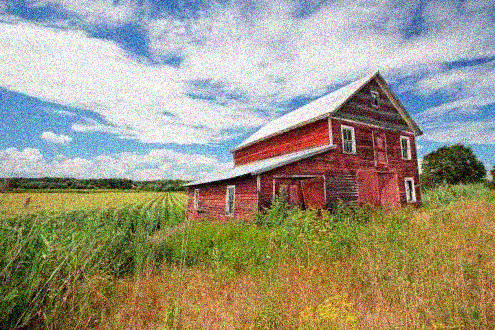
%> input picture convex_opt/hw02/images/noisy_input.png, 495 x 330 px
$ octave ex02.m   (GNU Octave 9; MATLAB toolbox functions it lacks are replaced by stand-ins)
%> lines starting %> are read from the running program, lines starting %| are printed output that depends on the picture
### convex_opt/hw02/div.m
function d = div(gradient)
    n = size(gradient,1);
    gradX = gradient(1:n/2);
    gradY = gradient(n/2+1:end);
    Dx = getDxOperator(n/2);
    Dy = getDyOperator(n/2);
    d = Dx*gradX + Dy*gradY;
end

### convex_opt/hw02/getDxOperator.m
function Dx = getDxOperator(n)
    e = ones(n, 1);
    Dx = spdiags([e -e], -1:0, n, n);
    Dx(:, end) = 0;
end

### convex_opt/hw02/getDyOperator.m
function Dy = getDyOperator(n)
    e = ones(n, 1);
    Dy = spdiags([-e e], 0:1, n, n);
    Dy(end, end) = 0;
end

### convex_opt/hw02/ex02.m
% u(k+1) = u(k) - step * ((u-f) - div(nablaU()

epsilon = 0.01;
lambda = 1;
stepSize = 0.6;
img = double(rgb2gray(imread('images/noisy_input.png')));
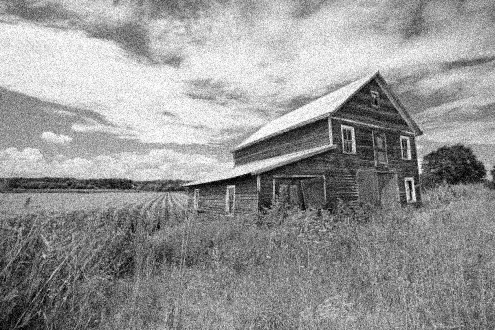
%> img: size 330x495 double; min 0, max 255, mean 149.7
[m,n]=size(img);
%> m = 330; n = 495
f = img(:);
N = m*n;
%> N = 163350
u = zeros(N,1);
D = [getDxOperator(N); getDyOperator(N)];
for i=1:20
    nablaU = D * u;
    %imshow(uint8(vec2mat(u,m))');figure;
    divergence = div(nablaU/sqrt(norm(nablaU)^2+epsilon^2));
    u = u - stepSize * ((u -f) - divergence);
    sum(u-f)
end
%> this loop made 20 passes
imshow(uint8(vec2mat(u,m))');
figure;
imshow(uint8(img));
